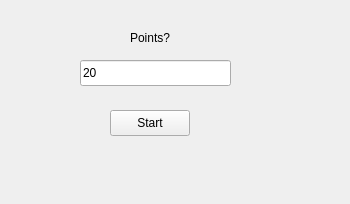
<ui version="4.0" >
 <class>Form</class>
 <widget class="QWidget" name="Form" >
  <property name="geometry" >
   <rect>
    <x>0</x>
    <y>0</y>
    <width>350</width>
    <height>204</height>
   </rect>
  </property>
  <property name="windowTitle" >
   <string>Sombrero</string>
  </property>
  <widget class="QLabel" name="label" >
   <property name="geometry" >
    <rect>
     <x>130</x>
     <y>30</y>
     <width>121</width>
     <height>16</height>
    </rect>
   </property>
   <property name="text" >
    <string>Points?</string>
   </property>
  </widget>
  <widget class="QLineEdit" name="lineEdit" >
   <property name="geometry" >
    <rect>
     <x>80</x>
     <y>60</y>
     <width>151</width>
     <height>26</height>
    </rect>
   </property>
   <property name="text" >
    <string>20</string>
   </property>
  </widget>
  <widget class="QPushButton" name="pushButton" >
   <property name="geometry" >
    <rect>
     <x>110</x>
     <y>110</y>
     <width>80</width>
     <height>26</height>
    </rect>
   </property>
   <property name="text" >
    <string>Start</string>
   </property>
  </widget>
 </widget>
 <resources/>
 <connections/>
</ui>
